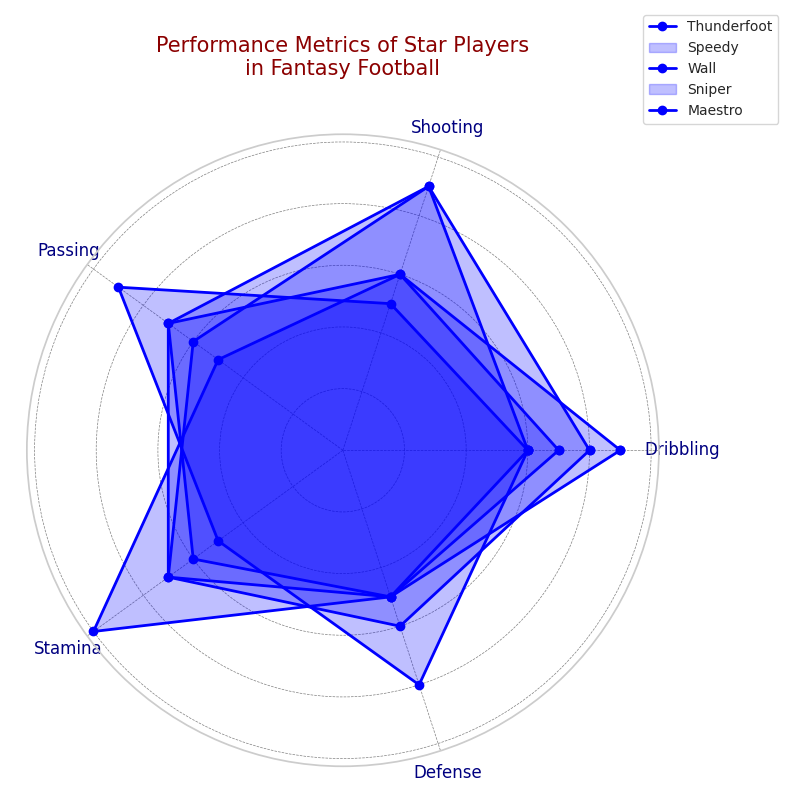

Generate this figure with Python:
import matplotlib.pyplot as plt
import numpy as np

players = ['Thunderfoot', 'Speedy', 'Wall', 'Sniper', 'Maestro']
skills = ['Dribbling', 'Shooting', 'Passing', 'Stamina', 'Defense']

# Shuffling the content of each player's performance data while maintaining structure
performance_data_shuffled = [
    [9, 6, 7, 6, 5],  # Thunderfoot (shuffled)
    [6, 5, 9, 5, 8],  # Speedy (shuffled)
    [6, 9, 7, 7, 5],  # Wall (shuffled)
    [7, 6, 5, 10, 5], # Sniper (shuffled)
    [8, 9, 6, 7, 6]   # Maestro (shuffled)
]

performance_data = [np.array(player + [player[0]]) for player in performance_data_shuffled]
num_vars = len(skills)

angles = np.linspace(0, 2 * np.pi, num_vars, endpoint=False).tolist()
angles += angles[:1]

fig, ax = plt.subplots(figsize=(8, 8), subplot_kw=dict(polar=True))

consistent_color = 'blue'
for player_data in performance_data:
    ax.plot(angles, player_data, linewidth=2, color=consistent_color, linestyle='-', marker='o')
    ax.fill(angles, player_data, color=consistent_color, alpha=0.25)

ax.set_yticklabels([])
ax.set_xticks(angles[:-1])
ax.set_xticklabels(skills, fontsize=12, color='navy')

plt.title("Performance Metrics of Star Players\nin Fantasy Football", size=15, color='darkred', y=1.08)
ax.legend(players, loc='upper right', bbox_to_anchor=(1.2, 1.2), fontsize=10)

ax.grid(color='grey', linestyle='--', linewidth=0.5)
plt.tight_layout()

plt.show()
